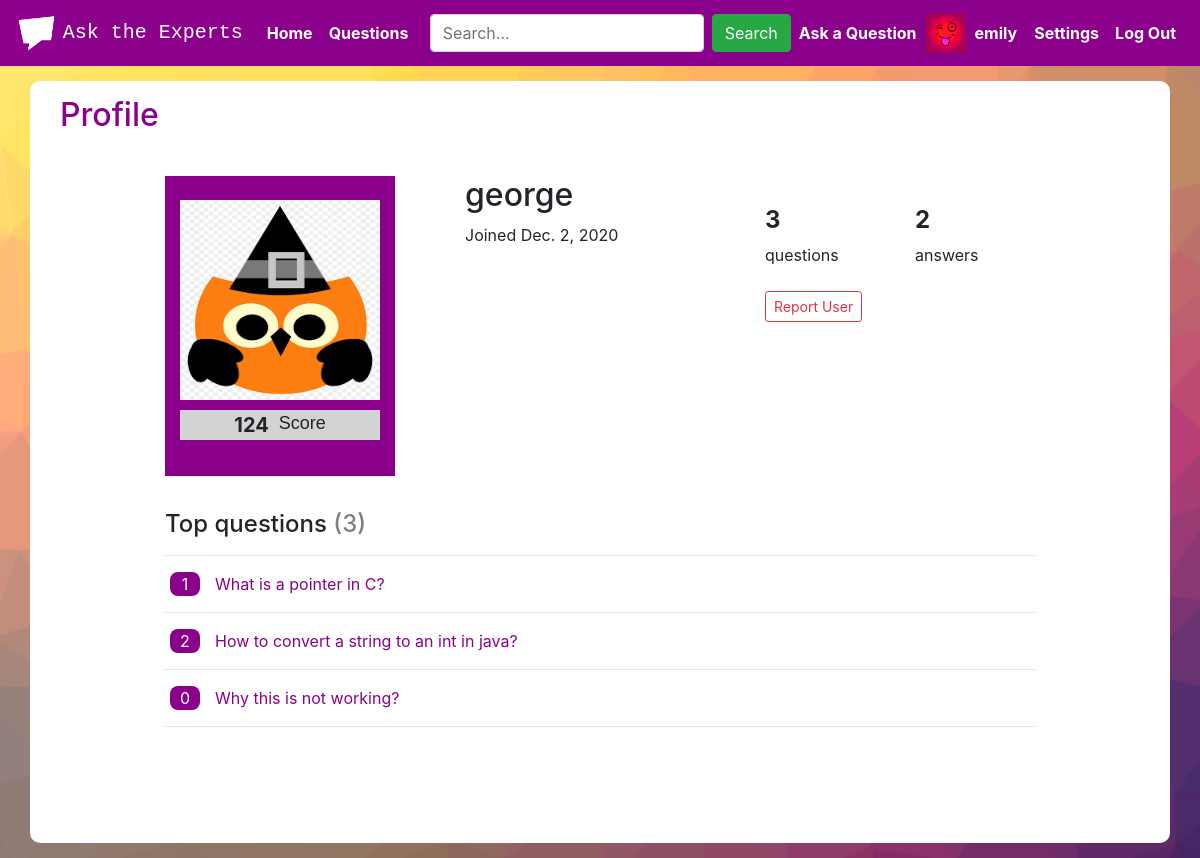
The app's page /profile/6/george (signed in) with its own data.
### asktheexperts/models.py (models this page shows, shortened)
class User(AbstractUser):
    photo = models.ImageField(upload_to='images/', default="images/default_image.jpg")
    upvote_question = models.ManyToManyField("Question", symmetrical=False, related_name="question_upvoted")
    upvote_answer = models.ManyToManyField("Answer", symmetrical=False, related_name="answer_upvoted")
    downvote_question = models.ManyToManyField("Question", symmetrical=False, related_name="question_downvoted")
    downvote_answer = models.ManyToManyField("Answer", symmetrical=False, related_name="answer_downvoted")
    score = models.IntegerField(default=1)
    joined = models.DateField(auto_now_add=True)

class Question(models.Model):
    user = models.ForeignKey("User", on_delete=models.CASCADE, related_name="questioned")
    title = models.CharField(max_length=64)
    content = models.TextField(max_length=255)
    votes = models.IntegerField(default=0)
    timestamp = models.DateTimeField(auto_now_add=True)

### asktheexperts/views.py (the view)
# urls.py: path("profile/<int:user_id>/<str:username>", views.profile, name="profile"),
def profile(request, user_id, username):
    user_profile = User.objects.get(id=user_id)
    questions = Question.objects.filter(user_id=user_profile.id).order_by("-votes")[:10]
    return render(request, "asktheexperts/profile.html", {
        "user_profile": user_profile,
        "questions": questions
    })

### asktheexperts/templates/asktheexperts/profile.html (shortened to what this page needs)
{% extends "asktheexperts/layout.html" %}
{% load static %}
{% block body %}
    <div id="profile-view" class="container questions white-div">
        <div class="container top-header">
            <h2 class="darkmagenta">Profile</h2>
        </div>
        <br>
        <div class="container count-buttons-div">
            <div class="row questions-count">
                <div class="col">
                    <div id="photo-box" class="col">
                        <br>
                        <img src="{{ user_profile.photo.url }}" height="200px" width="200px">
                        <br>
                        <div class="col">
                            <div id="score-box" class="row justify-content-center">
                                <span id="user-score">{{ user_profile.score }}</span>
                                <span id="score-tag">Score</span>
                            </div>
                        </div>
                    </div>
                </div>
                <div class="col">
                    <h2>
                        {{ user_profile.username }}
                    </h2>
                    Joined {{ user_profile.joined }}
                </div>
                <div class="col">
                    <div id="profile-info-div" class="row">
                        <div class="col">
                            <h4><strong>{{ user_profile.questioned.count}}</strong></h4> {% if user_profile.questioned.count == 1 %} question{% else %} questions{% endif %}
                        </div>
                        <div class="col">
                            <h4><strong>{{ user_profile.answered_user.count }}</strong></h4> {% if user_profile.answered_user.count == 1 %} answer{% else %} answers{% endif %}
                        </div>
                    </div>
                    <br>
                    {% if not request.user == user_profile %}
                    <button class="btn btn-sm btn-outline-danger" id="report">Report User</button>
                    {% endif %}
                </div>
            </div>
            <br>
            <h4>Top questions <span id="profile-question-count">({{ questions.count }})</span></h4>
            <hr>
            {% for question in questions %}
                <div class="row margin-5">
                    <div class="col" id="profile-questions-div">
                        <div class="row justify-content-center">{{ question.answered_question.count }}</div>
                    </div>
                    <div class="col">
                        <a class="no-decoration" href="{% url 'question' question.id %}"><span class="darkmagenta">{{ question.title }}</span></a>
                    </div>
                </div>
                <hr>
            {% endfor %}
        </div>
    </div>
{% endblock %}

### asktheexperts/templates/asktheexperts/layout.html (shortened to what this page needs)
{% load static %}
<!DOCTYPE html>
<html lang="en">
    <head>
        <link rel="stylesheet" href="https://stackpath.bootstrapcdn.com/bootstrap/4.4.1/css/bootstrap.min.css">
        <link href="{% static 'asktheexperts/styles.css' %}" rel="stylesheet">
    </head>
    <body>
        <nav id="nav-bar" class="navbar navbar-expand-lg navbar-dark">
            <a class="navbar-brand" href="{% url 'index' %}">
                <img src="/static/logo.png" height="40px" loading="lazy">
                <span id="ask-name">Ask the Experts</span>
            </a>
            <div class="collapse navbar-collapse" id="navbarSupportedContent">
                <ul class="navbar-nav mr-auto">
                    <li class="nav-item active">
                        <a class="nav-link" href="{% url 'index' %}"><strong>Home</strong> <span class="sr-only">(current)</span></a>
                    </li>
                    <li class="nav-item active">
                        <a class="nav-link" href="{% url 'questions' %}"><strong>Questions</strong></a>
                    </li>
                </ul>
                <ul class="navbar-nav ml-auto">
                    <form class="form-inline my-2 my-lg-0" action="{% url 'search' %}" method="get">
                        <input class="form-control mr-sm-2" type="text" name="q" placeholder="Search..." aria-label="Search">
                        <button class="btn btn-success my-2 my-sm-0" type="submit">Search</button>
                    </form>
                    {% if user.is_authenticated %}
                        <li class="nav-item active">
                            <a class="nav-link" href="{% url 'ask_question' %}"><strong>Ask a Question</strong></a>
                        </li>
                        <a class="no-decoration" href="{% url 'profile' user.id user.username %}">
                            <div class="row" style="margin-left: 1px; margin-right: 1px;">
                                <li class="nav-item active">
                                    <img src="{{ user.photo.url }}" height="40px" width="40px">
                                </li>
                                <li class="nav-item active" style="margin-left: 1px;">
                                    <span class="nav-link"><strong>{{ user.username }}</strong></span>
                                </li>
                            </div>
                        </a>
                        <li class="nav-item active">
                            <a class="nav-link" href="{% url 'settings' %}"><strong>Settings</strong></a>
                        </li>
                        <li class="nav-item active">
                            <a class="nav-link" href="{% url 'logout' %}"><strong>Log Out</strong></a>
                        </li>
                    {% endif %}
                </ul>
            </div>
        </nav>
        {% block body %}
        {% endblock %}
    </body>
</html>

### asktheexperts/static/asktheexperts/styles.css (style rules this page uses)
#nav-bar { background-color: darkmagenta; }
body { background: url('/static/background.png') fixed; background-size: cover; }
.darkmagenta { color:darkmagenta; }
#ask-name { font-family: monospace; }
.questions { background-color: white; margin-top: 15px; margin-bottom: 15px; border-radius: 10px; }
.white-div { padding-bottom: 100px; }
.top-header { padding-top: 15px; }
.count-buttons-div { max-width: 900px; }
.questions-count { margin-bottom: 10px; padding-top:10px; }
button { background-color: Transparent; background-repeat:no-repeat; border: none; cursor:pointer; overflow: hidden; outline:none; }
.margin-5 { margin: 5px; }
#photo-box { background-color:darkmagenta; width: 230px; height: 300px; }
#score-box { background-color:lightgray; margin-top: 10px; }
#user-score { font-weight: bold; font-size: 20px; }
#score-tag { font-family:'Franklin Gothic Medium', 'Arial Narrow', Arial, sans-serif; font-size: 18px; margin-left: 10px; }
#profile-info-div { margin-top: 30px; }
#profile-question-count { color: gray; }
#profile-questions-div { background-color: darkmagenta; color:white; max-width: 30px; border-radius: 8px; }

### records on screen
User: photo (picture), username "emily"
User: photo (picture), score "124", username "george", joined "Dec. 2, 2020", questioned.count "3", answered_user.count "2"
Question: answered_question.count "1", title "What is a pointer in C?"
Question: answered_question.count "2", title "How to convert a string to an int in java?"
Question: answered_question.count "0", title "Why this is not working?"

### other values on screen
{{ questions.count }} "3"
